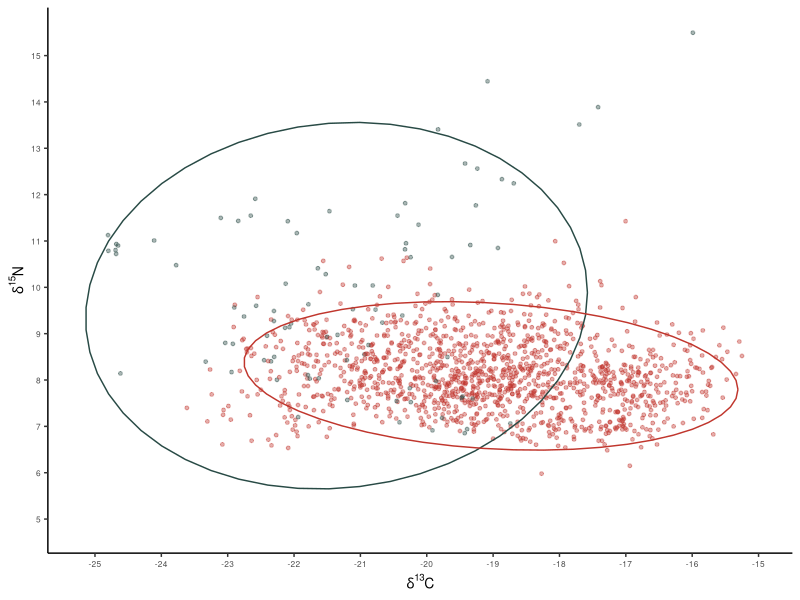
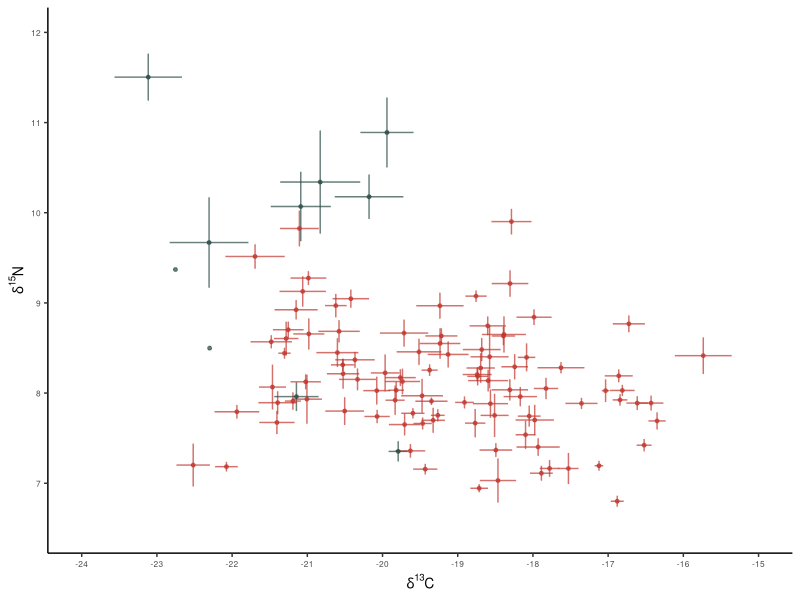
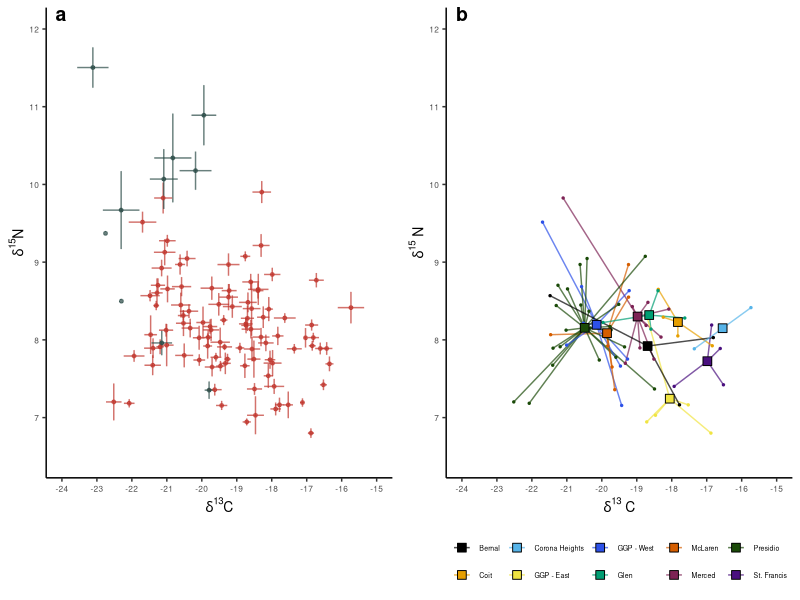
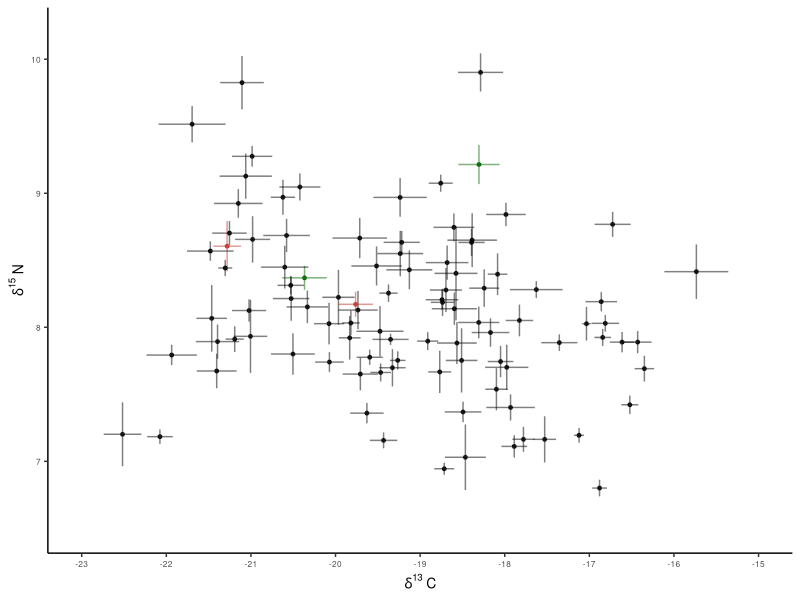

These figures' R source, in order:
## ---- chunk 1
knitr::opts_chunk$set(echo = TRUE)

library(tidyverse)
library(plotrix)
library(ggpubr)

colors <- c("#C8BFE7", "#2E2585", "#7E2954", "blue", "#DCCD7D", "#C26A77", "#FDB462FF", "#5DA899", "#337538", "pink")

colors <- c("#000000", "#E69F00", "#56B4E9", "#2D51E8", "#F0E442", "#009E73", "#D55E00", "#7D2355", "#1A4A08","#4A107F")

family_colors <- c("Bernal" = colors[1],
                   "Coit" = colors[2],
                   "Corona Heights" = colors[3],
                   "GGP - West" = colors[4],
                   "GGP - East" = colors[5],
                   "Glen" = colors[6],
                   "McLaren" = colors[7],
                   "Merced" = colors[8],
                   "Presidio" = colors[9],
                   "St. Francis" = colors[10])

# Make custom theme
theme_custom <- function() {
  theme_classic()+
  theme(panel.grid.minor = element_blank(),
        strip.text = element_text(size = 12, face = "bold"),
        plot.background = element_rect(fill = "white", color = NA),
        plot.title = element_text(size = 7),
        strip.background = element_blank(),
        axis.text.y = element_text(size=6),
        axis.text.x = element_text(size=6),
        axis.title.y = element_text(size=10),
        axis.title.x = element_text(size=10))}
## ---- chunk 2
data_clean <- read.csv("Cleaned_Data/cleaned_whiskerdata.csv")
data_average <- read.csv("Cleaned_Data/averaged_whiskerdata.csv")
## ---- chunk 3
# Plot - all data points
fig.S2 <- data_clean %>% 
  ggplot(aes(x=C_raw, y=N_raw, color=urban)) +
  geom_point(size=1, alpha=0.4)+
  stat_ellipse(level=0.95)+
  scale_color_manual(values=c("#284A45", "#c0362d"))+
  xlab(expression({delta}^13*C))+
  ylab(expression({delta}^15*N))+
  scale_x_continuous(limits=c(-25.2,-15), breaks=seq(-25,-15,by=1))+
  scale_y_continuous(limits=c(4.8,15.5), breaks=seq(5,15,by=1))+
  theme_custom()+
  theme(legend.position = "none")

fig.S2

# ggsave("Figures/FigureS2.png",dpi=600, width=4, height=3)

# All individuals with standard error bars
fig2a <- data_average %>% 
  ggplot(aes(x=C_avg, y=N_avg, color=urban))+
  geom_errorbar(aes(ymin=N_avg-N_se, ymax=N_avg+N_se, color=urban), alpha=0.7)+
  geom_errorbar(aes(xmin=C_avg-C_se, xmax=C_avg+C_se, color=urban), alpha=0.7)+
  geom_point(size=1,alpha=0.7)+
  scale_color_manual(values=c("#284A45", "#c0362d"))+
  xlab(expression({delta}^13*C))+
  ylab(expression({delta}^15*N))+
  scale_x_continuous(limits=c(-24,-15), breaks=seq(-24,-15,by=1))+
  scale_y_continuous(limits=c(6.5,12), breaks=seq(7,12,by=1))+
  theme_custom()+
  theme(legend.position = "none")

fig2a

# Create data frame with only SF coyotes
data_average_sf <- data_average %>% 
  filter(urban == "urban")

# Compute center points
center_points <- data_average_sf %>%
  filter(group != "NA") %>%
  group_by(group) %>%
  summarize(C_center = mean(C_avg, na.rm = TRUE),
            N_center = mean(N_avg, na.rm = TRUE))

# Join center points back to the original data
data_with_centers <- data_average_sf %>%
  filter(group != "NA") %>%
  left_join(center_points, by = "group")

# SF individuals colored by family group
fig.2b <- data_average_sf %>% 
  filter(group != "NA") %>% 
  ggplot(aes(x=C_avg, y=N_avg, 
             color=group, fill=group))+
  stat_ellipse(level=0.4)+
  geom_point(size=3,alpha=0.8)+
  scale_color_manual(values=family_colors)+
  scale_fill_manual(values=family_colors)+
  xlab(expression(delta^{13}~C))+
  ylab(expression(delta^{15}~N))+
  scale_x_continuous(limits=c(-24,-15), breaks=seq(-24,-15,by=1))+
  scale_y_continuous(limits=c(6.5,12), breaks=seq(7,12,by=1))+
  theme_custom()+
  theme(legend.position = "none",
        legend.text = element_text(size=5),
        legend.key.size = unit(0.5, 'cm'),
        legend.title = element_blank())
  
fig.2b <- data_with_centers %>% 
  ggplot(aes(x=C_avg, y=N_avg, 
             color=group, fill=group)) +
  geom_segment(aes(x = C_center, y = N_center, 
                   xend = C_avg, yend = N_avg, 
                   color = group),  linewidth=0.5, alpha=0.7) + 
  geom_point(size=0.5) +  
  geom_point(data=center_points, aes(x=C_center, y=N_center, fill=group), 
             color="black", size=3, shape=22, stroke=0.5)+  
  scale_color_manual(values=family_colors) +
  scale_fill_manual(values=family_colors) +
  xlab(expression(delta^{13}~C)) +
  ylab(expression(delta^{15}~N)) +
  scale_x_continuous(limits=c(-24,-15), breaks=seq(-24,-15,by=1)) +
  scale_y_continuous(limits=c(6.5,12), breaks=seq(7,12,by=1)) +
  theme_custom() +
  theme(legend.position = "bottom",
        legend.text = element_text(size=5),
        legend.key.size = unit(0.5, 'cm'),
        legend.title = element_blank())

# Combine plots into Figure 2
ggarrange(
  fig2a, fig.2b,
  ncol = 2, nrow = 1, 
  labels = c("a", "b"),
  common.legend=F,
  align = "hv",
  label.x = 0.125,
  widths=c(1,1), heights=c(1,1))

# ggsave("Figures/Figure2.png",dpi=600, width=8, height=3)

# Plot all SF individuals, highlighting repeatedly sampled individuals
fig.S1 <- data_average_sf %>% 
  ggplot(aes(x = C_avg, y = N_avg)) +
  
  # Error bars
  geom_errorbar(aes(ymin = N_avg - N_se, ymax = N_avg + N_se,
                    color = case_when(
    whisker %in% c("S19-8775", "S19-8775-2") ~ "highlight",
    whisker %in% c( "S19-8786", "S19-8786-2") ~ "highlight2",
    TRUE ~ "black")), alpha = 0.5) +
  geom_errorbar(aes(xmin = C_avg - C_se, xmax = C_avg + C_se,
                    color = case_when(
    whisker %in% c("S19-8775", "S19-8775-2") ~ "highlight",
    whisker %in% c( "S19-8786", "S19-8786-2") ~ "highlight2",
    TRUE ~ "black")), alpha = 0.5) +
  
  # Points
  geom_point(aes(color = case_when(
    whisker %in% c("S19-8775", "S19-8775-2") ~ "highlight",
    whisker %in% c( "S19-8786", "S19-8786-2") ~ "highlight2",
    TRUE ~ "black")), size = 1, alpha = 0.8) +
  scale_color_manual(values = c("black" = "black", "highlight" = "#c0362d", "highlight2" = "darkgreen")) +

  # Graphics
  xlab(expression(delta^{13}~C)) +
  ylab(expression(delta^{15}~N)) +
  scale_x_continuous(limits = c(-23, -15), breaks = seq(-23, -15, by = 1)) +
  scale_y_continuous(limits = c(6.5, 10.2), breaks = seq(7, 10, by = 1)) +
  theme_custom()+
  theme(legend.position = "none")

fig.S1

# ggsave("Figures/FigureS1.png",dpi=600, width=4, height=3)
